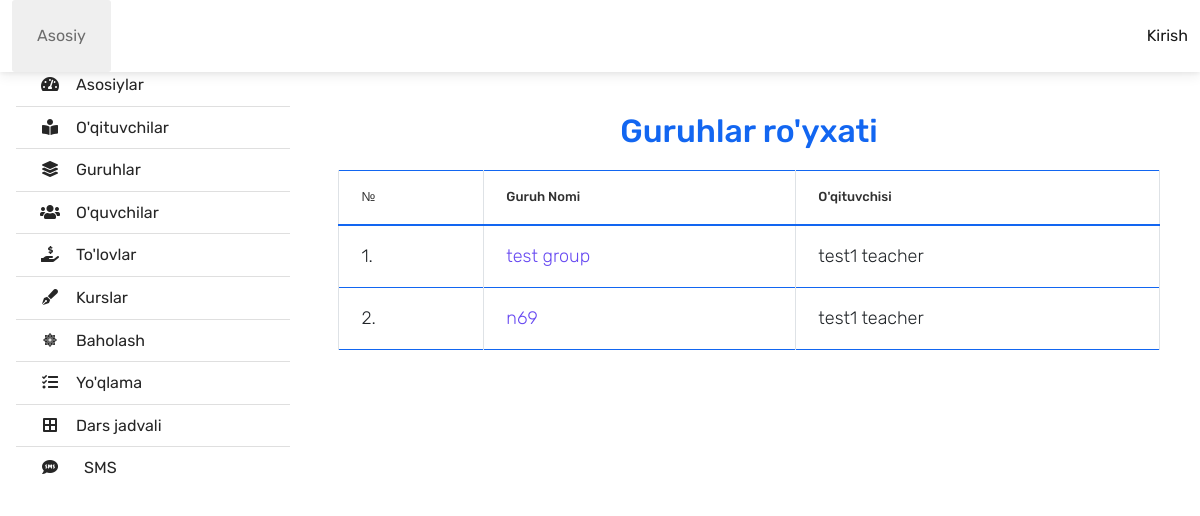
Before: /ratingGroup/ with the older database file.
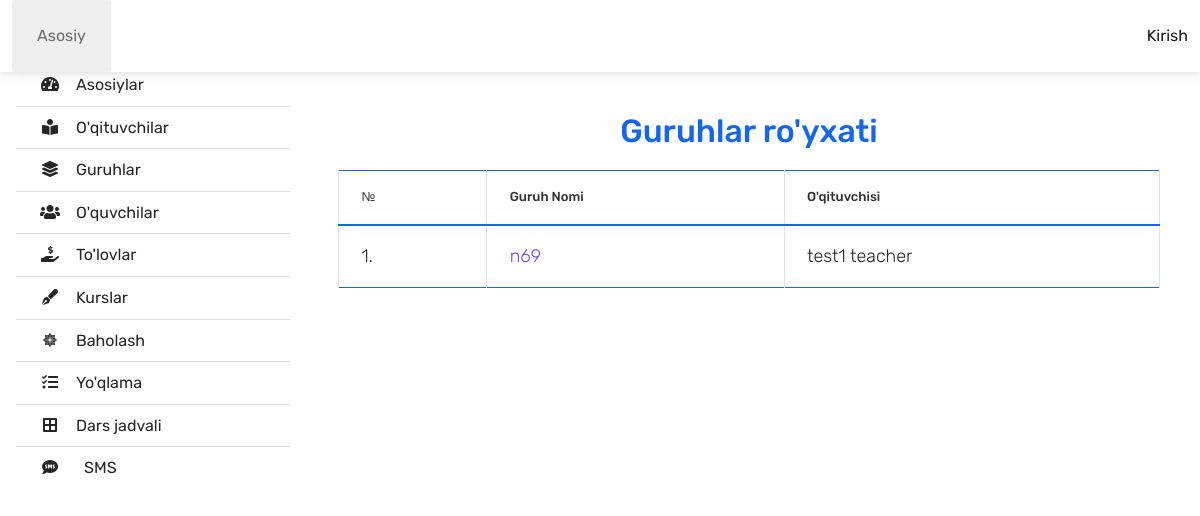
After: the same page with the newer database file.
### centerapp/models.py (models this page shows, shortened)
class GroupStudent ( models.Model ) :
    groupName = models.CharField ( max_length=25 )
    teacher = models.ForeignKey ( Teacher, on_delete=models.CASCADE )
    startTime = models.DateField ()
    finishTime = models.DateField ()
    status = models.ForeignKey ( Status, on_delete=models.CASCADE, null=True )
    day = models.ForeignKey ( GroupDay, on_delete=models.CASCADE, null=True )
    time = models.TimeField ( null=True )
    course = models.ForeignKey ( Course, on_delete=models.CASCADE, null=True )
    inProgress = models.BooleanField ( default=None, null=True )

class Teacher ( models.Model ) :
    user = models.OneToOneField ( User, on_delete=models.CASCADE )
    lastname = models.CharField ( max_length=25 )
    middleName = models.CharField ( max_length=25 )
    year = models.DateField ( null=True )
    code = models.CharField ( null=True, max_length=50 )
    phone = models.CharField ( null=True, blank=True, max_length=17 )
    def __str__(self) :
        return self.user.username

### centerapp/views.py (the view)
def ratingGroup(request) :
    group = GroupStudent.objects.all ()
    context = {
        'groups' : group
    }
    return render ( request, 'rating/ratingGroup.html', context )

### centerapp/templates/rating/ratingGroup.html (shortened to what this page needs)
{% extends 'adminBase.html' %}
{% load static %}
{% block main %}
<h2 class="text-center text-primary">Guruhlar ro'yxati</h2>
<div class="container">
    <table class="table table-bordered border-primary">
        <thead>
        <th class="text-muted">№</th>
        <th class="text-muted">Guruh Nomi</th>
        <th class="text-muted">O'qituvchisi</th>
        </thead>
        <tbody>
        {% for item in groups %}
        <tr  id="{{item.id}}">
            <td class="">{{ forloop.counter }}.</td>
            <td class=""><a href="{% url 'ratingStudent' item.pk%}">{{item.groupName}}</a></td>
            <td class="">{{item.teacher.lastname}}   {{item.teacher}}  </td>
        {% endfor %}
        </tbody>
    </table>
</div>
{% endblock %}

Changed rows visible on the page:
removed GroupStudent: groupName "test group", teacher.lastname "test1", teacher "teacher"
